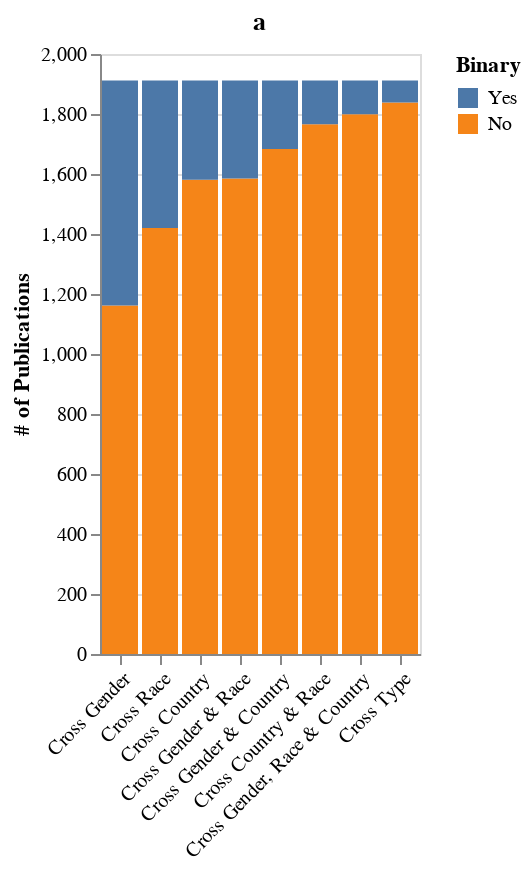

The notebook cell saved with this chart:
### Code cell
source = collab_df
cross_count_chart = alt.Chart(source).mark_bar().encode(
    x = alt.X(
        'collab_type',
        title = None,
        sort = sorted_collab,
        axis = alt.Axis(labelAngle = -45)
    ),
    y = alt.Y(
        'freq',
        title = '# of Publications',
        sort='-x'
    ),
    color = alt.Color(
        'binary',
        title = 'Binary',
        scale = alt.Scale(
            domain = ['Yes', 'No'],
        )
    ),
#     color = 'binary'
).properties(
    title = 'a',
    height=300,
    width=160
)

cross_count_chart

### Figure 1 — Vega-Lite specification as saved in the notebook (floating-point values rounded to 4 significant figures)
{"config": {"view": {"continuousWidth": 400, "continuousHeight": 300}}, "data": {"name": "data-2c215cc940abef6b40f39974b5235f2c"}, "mark": "bar", "encoding": {"color": {"field": "binary", "scale": {"domain": ["Yes", "No"]}, "title": "Binary", "type": "nominal"}, "x": {"axis": {"labelAngle": -45}, "field": "collab_type", "sort": ["Cross Gender", "Cross Race", "Cross Country", "Cross Gender & Race", "Cross Gender & Country", "Cross Country & Race", "Cross Gender, Race & Country", "Cross Type"], "title": null, "type": "nominal"}, "y": {"field": "freq", "sort": "-x", "title": "# of Publications", "type": "quantitative"}}, "height": 300, "title": "a", "width": 160, "$schema": "https://vega.github.io/schema/vega-lite/v4.17.0.json", "datasets": {"data-2c215cc940abef6b40f39974b5235f2c": [{"binary": "No", "freq": 1581, "prop": 0.827, "collab_type": "Cross Country"}, {"binary": "Yes", "freq": 331, "prop": 0.173, "collab_type": "Cross Country"}, {"binary": "No", "freq": 1838, "prop": 0.961, "collab_type": "Cross Type"}, {"binary": "Yes", "freq": 74, "prop": 0.039, "collab_type": "Cross Type"}, {"binary": "No", "freq": 1162, "prop": 0.608, "collab_type": "Cross Gender"}, {"binary": "Yes", "freq": 750, "prop": 0.392, "collab_type": "Cross Gender"}, {"binary": "No", "freq": 1420, "prop": 0.743, "collab_type": "Cross Race"}, {"binary": "Yes", "freq": 492, "prop": 0.257, "collab_type": "Cross Race"}, {"binary": "No", "freq": 1585, "prop": 0.829, "collab_type": "Cross Gender & Race"}, {"binary": "Yes", "freq": 327, "prop": 0.171, "collab_type": "Cross Gender & Race"}, {"binary": "No", "freq": 1683, "prop": 0.88, "collab_type": "Cross Gender & Country"}, {"binary": "Yes", "freq": 229, "prop": 0.12, "collab_type": "Cross Gender & Country"}, {"binary": "No", "freq": 1766, "prop": 0.924, "collab_type": "Cross Country & Race"}, {"binary": "Yes", "freq": 146, "prop": 0.076, "collab_type": "Cross Country & Race"}, {"binary": "No", "freq": 1799, "prop": 0.941, "collab_type": "Cross Gender, Race & Country"}, {"binary": "Yes", "freq": 113, "prop": 0.059, "collab_type": "Cross Gender, Race & Country"}]}}
